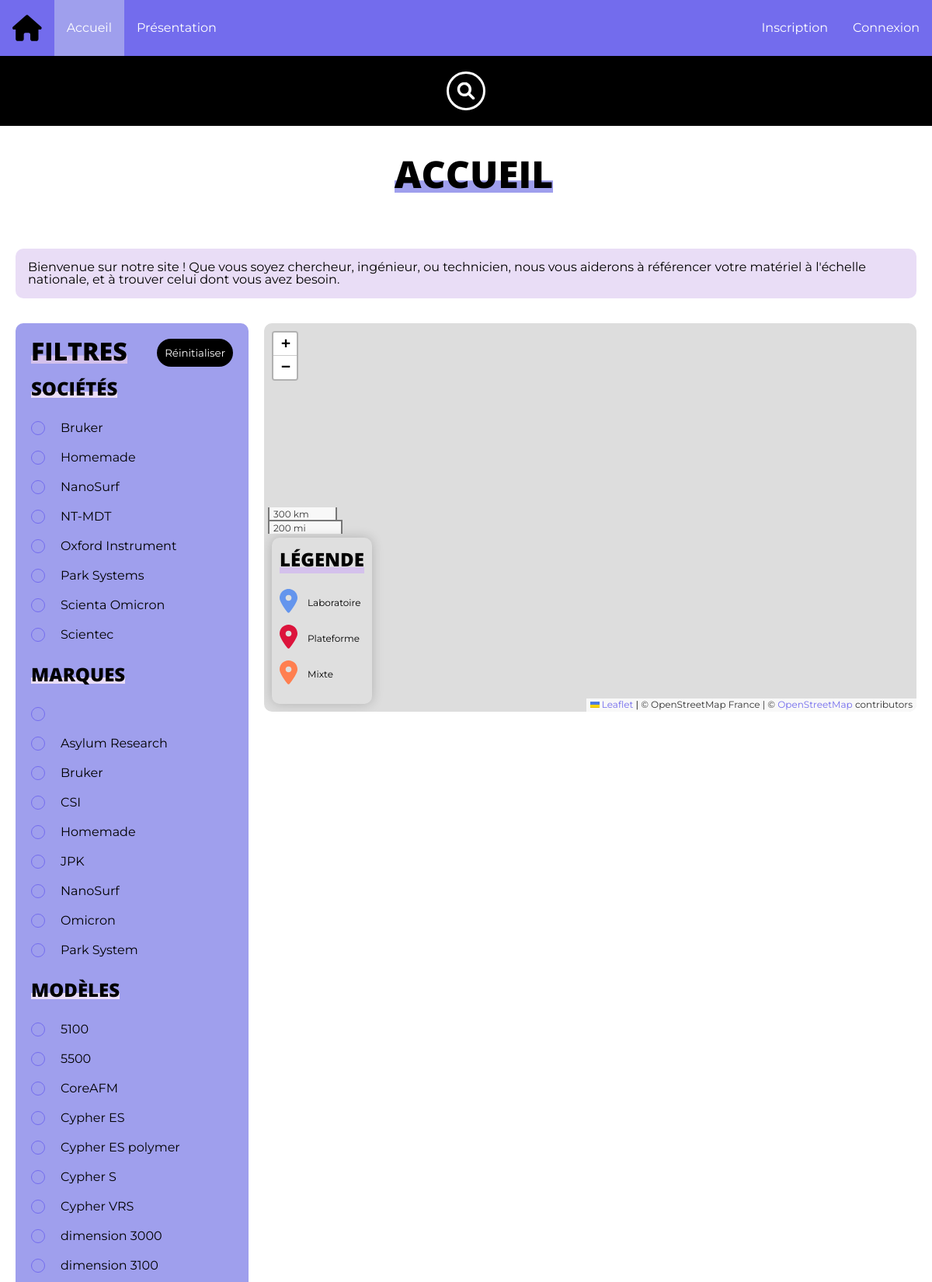
The page / (upper part) on the database its author committed.
### tables this page shows
CREATE TABLE compagny (
	id	INTEGER AUTO_INCREMENT,
	name	VARCHAR(400) UNIQUE,
	PRIMARY KEY(id)
);

CREATE TABLE brand (
	id	INTEGER AUTO_INCREMENT,
	name	VARCHAR(400) UNIQUE,
	compagny_id	INTEGER,
	FOREIGN KEY(compagny_id) REFERENCES compagny(id) ON DELETE CASCADE,
	PRIMARY KEY(id)
);

CREATE TABLE model (
	id	INTEGER AUTO_INCREMENT,
	name	VARCHAR(400) UNIQUE,
	brand_id	INTEGER,
	FOREIGN KEY(brand_id) REFERENCES brand(id) ON DELETE CASCADE,
	PRIMARY KEY(id)
);

### config/config.php (called while the page is built, shortened)
<?php
    function isUserSessionValid() {
        return isset($_SESSION["user"]);
    }

### model/entities/AbstractEntity.php (called while the page is built, shortened)
<?php
    abstract class AbstractEntity implements JsonSerializable
    {
        protected int $id;
        function __construct()
        {
            $this->id = -1;
        }
        public function getId() : int
        {
            return $this->id;
        }
        function setId(int $id) {
            $this->id = $id;
            return $this;
        }
    }

### model/services/CompagnyService.php (called while the page is built, shortened)
<?php
    include_once(__DIR__ . "/../start_db.php");
    include_once(__DIR__ . "/../entities/Compagny.php");
    class CompagnyService extends AbstractService {
        function findAllCompagnies() : array {
            global $pdo;
            $compagnies = [];
            $sth = $pdo->query("SELECT id, name FROM compagny ORDER BY name");
            $infos = $sth->fetchAll(PDO::FETCH_NAMED);
            foreach ($infos as $info) {
                $id = $info["id"];
                $compagnies[$id] = (new Compagny($info["name"]))->setId($id);
            }
            return $compagnies;
        }
    }

### model/entities/Compagny.php (called while the page is built, shortened)
<?php
    include_once(__DIR__ . "/AbstractEntity.php");
    class Compagny extends AbstractEntity  {
        public function getName() : string
        {
            return $this->name;
        }
    }

### model/services/BrandService.php (called while the page is built, shortened)
<?php
    include_once(__DIR__ . "/../start_db.php");
    include_once(__DIR__ . "/../entities/Brand.php");
    class BrandService extends AbstractService {
        static private $instance;
        static function getInstance() : BrandService {
            if(!isset(self::$instance))
                self::$instance = new BrandService();
            return self::$instance;
        }
        function findAllBrands($compagny = null) : array {
            global $pdo;
            $brands = [];
            $sql = "SELECT * FROM brand";
            $sql .= " ORDER BY name";
            $sth = $pdo->query($sql);
            $infos = $sth->fetchAll(PDO::FETCH_NAMED);
            foreach ($infos as $info) {
                $id = $info["id"];
                $brands[$id] = (new Brand($info["name"], $compagny??CompagnyService::getInstance()->findCompagnyById($info["compagny_id"])))->setId($id);
            }
            return $brands;
        }
    }

### model/entities/Brand.php (called while the page is built, shortened)
<?php
    include_once(__DIR__ . "/Compagny.php");
    class Brand extends AbstractEntity {
        public function getName() : string
        {
            return $this->name;
        }
    }

### model/entities/Model.php (called while the page is built, shortened)
<?php
    include_once(__DIR__ . "/Brand.php");
    class Model extends AbstractEntity {
        public function getName() : string
        {
            return $this->name;
        }
    }

### model/services/ModelService.php (called while the page is built, shortened)
<?php
    include_once(__DIR__ . "/../start_db.php");
    include_once(__DIR__ . "/../entities/Model.php");
    class ModelService extends AbstractService {
        static private $instance;
        static function getInstance() : ModelService {
            if(!isset(self::$instance))
                self::$instance = new ModelService();
            return self::$instance;
        }
        function findAllModels($brand = null) : array {
            global $pdo;
            $models = [];
            $sql = "SELECT * FROM model";
            $sql .= " ORDER BY name";
            $sth = $pdo->query($sql);
            $infos = $sth->fetchAll(PDO::FETCH_NAMED);
            foreach ($infos as $info) {
                $id = $info["id"];
                $models[$id] = (new Model($info["name"], $brand??BrandService::getInstance()->findBrandById($info["brand_id"])))
                    ->setId($id);
            }
            return $models;
        }
    }

### index.php (the view, shortened to what this page needs)
<?php
    include_once("model/services/ModelService.php");
    include_once("view/creators/HeaderCreator.php");
    $header = new HeaderCreator("Accueil");
    function createCheckboxes($objs, $type) {
        foreach($objs as $obj):
            $id = "$type-{$obj->getId()}";
            $name = $obj->getName(); ?>
            <div class="checkbox-group">
                <svg class="checkmark">
                    <polyline points="1,5 6,9 14,1"></polyline>
                </svg>
                <label for="<?=$id?>"><?=$name?></label>
            </div>
    <?php endforeach;
    }
?>
<!DOCTYPE html>
<html lang="fr">
<head>
    <link rel="stylesheet" href="https://unpkg.com/leaflet@1.7.1/dist/leaflet.css"
/>
    <link rel="stylesheet" href="/public/css/style.css">
    <link rel="stylesheet" href="/public/css/MarkerCluster.css">
    <link rel="stylesheet" href="/public/css/MarkerCluster.Default.css">
</head>
<body>
    <?php
        $header->create();
    ?>
    <main>
        <div class="infos">
            <p>Bienvenue sur notre site ! Que vous soyez chercheur, ingénieur, ou technicien, nous vous aiderons à référencer votre matériel à l'échelle nationale, et à trouver celui dont vous avez besoin.</p>
        </div>
        <div class="aside-wrapper column-reverse">
            <aside>
                <form id="map-filters">
                    <div id="map-filters-header">
                        <h2>Filtres</h2>
                        <input id="filters-reset" type="reset" class="bt" value="Réinitialiser">
                    </div>
                    <div class="filters-group">
                        <h3>Sociétés</h3>
                        <div>
                            <?php createCheckboxes(CompagnyService::getInstance()->findAllCompagnies(), "cmp"); ?>
                        </div>
                    </div>
                    <div class="filters-group">
                        <h3>Marques</h3>
                        <div>
                            <?php createCheckboxes(BrandService::getInstance()->findAllBrands(), "brand"); ?>
                        </div>
                    </div>
                    <div class="filters-group">
                        <h3>Modèles</h3>
                        <div>
                            <?php createCheckboxes(ModelService::getInstance()->findAllModels(), "model"); ?>
                        </div>
                    </div>
                </form>
            </aside>
            <div id="map-wrapper" class="index-map-wrapper">
                <div id="map"></div>
            </div>
        </div>
    </main>
</body>
</html>

### view/creators/HeaderCreator.php (shortened to what this page needs)
<?php
    include_once(__DIR__ . "/../../config/config.php");
    Class HeaderCreator implements Creator {
        public function create() {
            ?>
            <header>
                <div id="navigation">
                    <div id="navbar">
                        <a class="icon" href="/index.php">
                        </a>
                        <nav>
                            <ul>
                                <li class="<?= $this->isActive('/index.php') ?>"><a href="/index.php">Accueil</a></li>
                                <li class="<?= $this->isActive('/presentation.php') ?>"><a href="/presentation.php">Présentation</a></li>
                                <?php if(isUserSessionValid()): ?>
                                    <li class="<?= $this->isActive('/form.php') ?>"><a href="/form.php">Formulaire</a></li>
                                    <?php if($_SESSION["user"]["admin"]): ?>
                                        <li class="<?= $this->isActive('/admin.php') ?>"><a href="/admin.php">Administration</a></li>
                                    <?php endif; ?>
                                    <li class="<?= $this->isActive('/account.php') ?>"><a href="/account.php">Mon compte</a></li>
                                    <li class="<?= $this->isActive('/processing/logout.php') ?>"><a href="/processing/logout.php">Déconnexion</a></li>
                                <?php else: ?>
                                    <li class="<?= $this->isActive('/signin.php') ?>"><a href="/signin.php">Inscription</a></li>
                                    <li class="<?= $this->isActive('/login.php') ?>"><a href="/login.php">Connexion</a></li>
                                <?php endif; ?>
                            </ul>
                        </nav>
                    </div>
                    <form id="search-wrapper" action="/search.php">
                        <div id="searchbar">
                            <label id="search-label" for="search-input"></label>
                            <div id="search-bt">
                            </div>
                        </div>
                    </form>
                </div>
                <h1><?=$this->title?></h1>
            </header>
            <?php
        }
        private function isActive($link) {
            if ($_SERVER['PHP_SELF'] == $link)
                return 'active';
        }
    }

### rows shown on the page
compagny: name "Bruker"
compagny: name "Homemade"
compagny: name "NanoSurf"
compagny: name "NT-MDT"
compagny: name "Oxford Instrument"
compagny: name "Park Systems"
compagny: name "Scienta Omicron"
compagny: name "Scientec"
brand: name "Asylum Research"
brand: name "CSI"
brand: name "Homemade"
brand: name "JPK"
brand: name "NanoSurf"
brand: name "Omicron"
brand: name "Park System"
model: name "CoreAFM"
model: name "Cypher ES"
model: name "Cypher ES polymer"
model: name "Cypher S"
model: name "Cypher VRS"
model: name "dimension 3000"
model: name "dimension 3100"

### other values the page prints
$this->title "ACCUEIL"
$name "Bruker"
$name "5100"
$name "5500"
